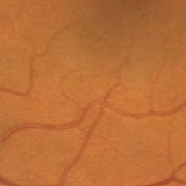
#> input picture 论文图/裁剪最终结果图/结果/图片1.png, 186 x 186 px
$ python util2.py
#> lines starting #> are read from the running program, lines starting #| are printed output that depends on the picture
import os
import glob
from PIL import Image
import numpy as np
import sys

# 指定源文件夹和结果文件夹
source_folder = '/home/xkw/pxlames/segmentation/论文图/裁剪最终结果图/结果'
output_path = '/home/xkw/pxlames/segmentation/论文图/裁剪最终结果图/拼接结果.png'

# 获取所有图片文件并按照编号排序
image_files = glob.glob(os.path.join(source_folder, '图片*.png'))
image_files.sort(key=lambda x: int(''.join(filter(str.isdigit, os.path.basename(x)))))
print(f"找到 {len(image_files)} 个图片文件")

# 首先检查所有图片尺寸是否相同
reference_size = None
for img_path in image_files:
    with Image.open(img_path) as img:
#> img is the input picture: PIL image 186x186 RGBA; mean R, G, B, A 186.6, 111.4, 57, 255
        size = img.size
#> size = (186, 186)
        if reference_size is None:
            reference_size = size
#> reference_size = (186, 186)
            print(f"参考图片尺寸: {reference_size}")
#| 参考图片尺寸: (186, 186)
        elif size != reference_size:
            print(f"错误: 图片 {os.path.basename(img_path)} 的尺寸 {size} 与参考尺寸 {reference_size} 不一致")
            sys.exit(1)

print("所有图片尺寸一致，继续处理...")

# 设置固定布局：8列5行
rows = 5
cols = 8

print(f"使用 {rows}x{cols} 的网格布局")

# 定义布局参数
dpi = 300  # 设置DPI为300
cm_to_pixels = dpi / 2.54  # 将厘米转换为像素
img_size_cm = 3.28  # 每张图片3.28厘米
img_size_px = int(img_size_cm * cm_to_pixels)  # 图片尺寸（像素）
gap_px = 5  # 图片之间的间隙（像素）

# 计算画布大小
canvas_width = cols * img_size_px + (cols - 1) * gap_px
canvas_height = rows * img_size_px + (rows - 1) * gap_px

# 创建空白画布（白色背景）
canvas = Image.new('RGB', (canvas_width, canvas_height), (255, 255, 255))
#> canvas: PIL image 3131x1955 RGB; every value is 255

# 遍历图片文件并放置到画布上
count = 0
for r in range(rows):
    for c in range(cols):
        if count >= len(image_files):
            break

        # 计算当前图片在画布上的位置
        x = c * (img_size_px + gap_px)
        y = r * (img_size_px + gap_px)

        # 打开图片并调整大小
        img_path = image_files[count]
        img = Image.open(img_path)
        img = img.resize((img_size_px, img_size_px), Image.LANCZOS)
#> img: PIL image 387x387 RGBA

        # 将图片放置到画布上
        canvas.paste(img, (x, y))
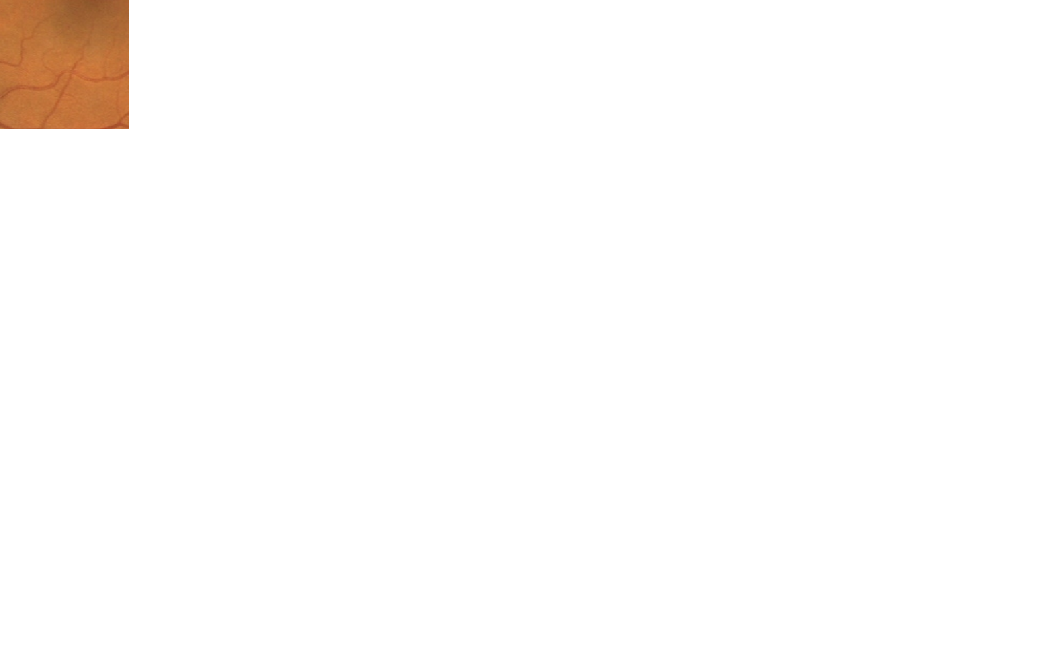
#> canvas: PIL image 3131x1955 RGB (shown at 1/3 size); mean R, G, B 253.3, 251.5, 250.2

        count += 1
        print(f"处理第 {count} 张图片: {os.path.basename(img_path)}")

# 保存结果
canvas.save(output_path, dpi=(dpi, dpi))
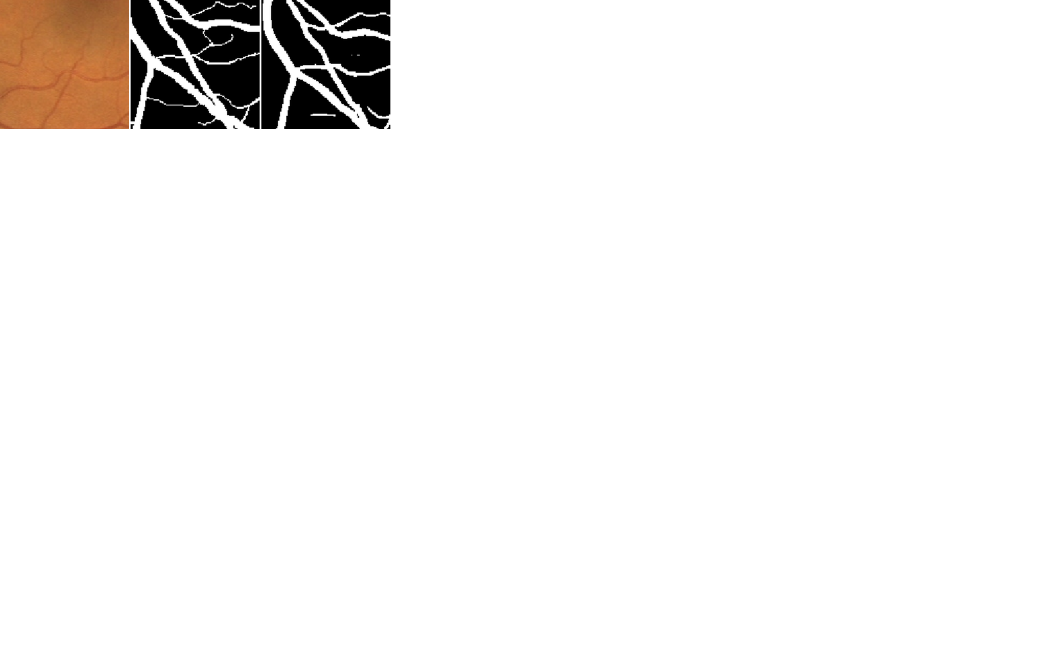
#> saved as 拼接结果.png: PIL image 3131x1955 RGB (shown at 1/3 size); mean R, G, B 243.8, 241.9, 240.6
print(f"拼接完成，结果保存至: {output_path}")
print(f"画布大小: {canvas_width}x{canvas_height} 像素, 约 {canvas_width/cm_to_pixels:.2f}x{canvas_height/cm_to_pixels:.2f} 厘米")
